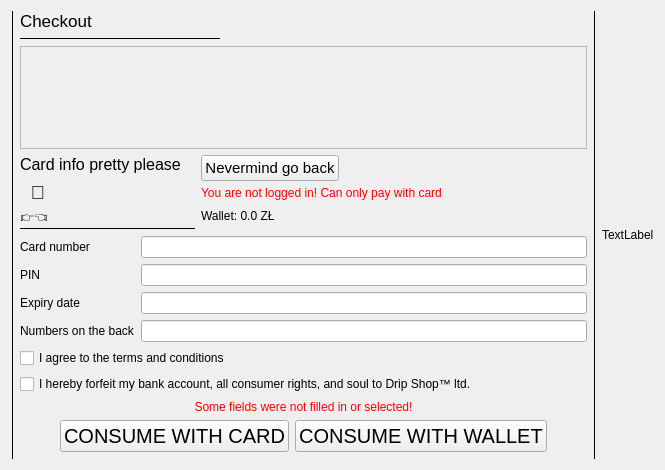
      <widget class="QWidget" name="pageCheckout">
       <layout class="QVBoxLayout" name="verticalLayout_11">
        <item>
         <layout class="QHBoxLayout" name="horizontalLayout_9">
          <item>
           <widget class="Line" name="line_17">
            <property name="frameShape">
             <enum>QFrame::Shape::VLine</enum>
            </property>
            <property name="frameShadow">
             <enum>QFrame::Shadow::Plain</enum>
            </property>
           </widget>
          </item>
          <item>
           <layout class="QVBoxLayout" name="verticalLayout_12" stretch="0,0,15,1,1,1,0,0,1">
            <item>
             <widget class="QLabel" name="labelCheckout">
              <property name="sizePolicy">
               <sizepolicy hsizetype="Preferred" vsizetype="Maximum">
                <horstretch>0</horstretch>
                <verstretch>0</verstretch>
               </sizepolicy>
              </property>
              <property name="font">
               <font>
                <pointsize>13</pointsize>
               </font>
              </property>
              <property name="frameShadow">
               <enum>QFrame::Shadow::Sunken</enum>
              </property>
              <property name="text">
               <string>Checkout</string>
              </property>
             </widget>
            </item>
            <item>
             <widget class="Line" name="line_19">
              <property name="sizePolicy">
               <sizepolicy hsizetype="Fixed" vsizetype="Fixed">
                <horstretch>0</horstretch>
                <verstretch>0</verstretch>
               </sizepolicy>
              </property>
              <property name="minimumSize">
               <size>
                <width>200</width>
                <height>0</height>
               </size>
              </property>
              <property name="frameShadow">
               <enum>QFrame::Shadow::Plain</enum>
              </property>
              <property name="orientation">
               <enum>Qt::Orientation::Horizontal</enum>
              </property>
             </widget>
            </item>
            <item>
             <widget class="QScrollArea" name="scrollAreaCheckout">
              <property name="sizePolicy">
               <sizepolicy hsizetype="Expanding" vsizetype="Expanding">
                <horstretch>0</horstretch>
                <verstretch>0</verstretch>
               </sizepolicy>
              </property>
              <property name="widgetResizable">
               <bool>true</bool>
              </property>
              <widget class="QWidget" name="scrollAreaWidgetContents_3">
               <property name="geometry">
                <rect>
                 <x>0</x>
                 <y>0</y>
                 <width>1070</width>
                 <height>161</height>
                </rect>
               </property>
              </widget>
             </widget>
            </item>
            <item>
             <layout class="QFormLayout" name="formLayout_3">
              <property name="verticalSpacing">
               <number>0</number>
              </property>
              <item row="0" column="0">
               <widget class="QLabel" name="labelCartInfo">
                <property name="sizePolicy">
                 <sizepolicy hsizetype="Preferred" vsizetype="Maximum">
                  <horstretch>0</horstretch>
                  <verstretch>0</verstretch>
                 </sizepolicy>
                </property>
                <property name="font">
                 <font>
                  <pointsize>12</pointsize>
                 </font>
                </property>
                <property name="text">
                 <string>Card info pretty please</string>
                </property>
               </widget>
              </item>
              <item row="1" column="0">
               <widget class="QLabel" name="labelCreature1">
                <property name="sizePolicy">
                 <sizepolicy hsizetype="Preferred" vsizetype="Maximum">
                  <horstretch>0</horstretch>
                  <verstretch>0</verstretch>
                 </sizepolicy>
                </property>
                <property name="font">
                 <font>
                  <pointsize>14</pointsize>
                 </font>
                </property>
                <property name="text">
                 <string>  🥺</string>
                </property>
               </widget>
              </item>
              <item row="2" column="0">
               <widget class="QLabel" name="labelCreature2">
                <property name="sizePolicy">
                 <sizepolicy hsizetype="Preferred" vsizetype="Maximum">
                  <horstretch>0</horstretch>
                  <verstretch>0</verstretch>
                 </sizepolicy>
                </property>
                <property name="font">
                 <font>
                  <pointsize>14</pointsize>
                 </font>
                </property>
                <property name="text">
                 <string>👉👈</string>
                </property>
               </widget>
              </item>
              <item row="3" column="0">
               <widget class="Line" name="line_20">
                <property name="minimumSize">
                 <size>
                  <width>175</width>
                  <height>0</height>
                 </size>
                </property>
                <property name="baseSize">
                 <size>
                  <width>0</width>
                  <height>0</height>
                 </size>
                </property>
                <property name="frameShadow">
                 <enum>QFrame::Shadow::Plain</enum>
                </property>
                <property name="orientation">
                 <enum>Qt::Orientation::Horizontal</enum>
                </property>
               </widget>
              </item>
              <item row="0" column="1">
               <layout class="QHBoxLayout" name="horizontalLayout_12">
                <item>
                 <widget class="QPushButton" name="btnCheckoutGotoCart">
                  <property name="font">
                   <font>
                    <pointsize>11</pointsize>
                    <bold>false</bold>
                   </font>
                  </property>
                  <property name="text">
                   <string>Nevermind go back</string>
                  </property>
                 </widget>
                </item>
                <item>
                 <spacer name="horizontalSpacer_9">
                  <property name="orientation">
                   <enum>Qt::Orientation::Horizontal</enum>
                  </property>
                  <property name="sizeHint" stdset="0">
                   <size>
                    <width>40</width>
                    <height>20</height>
                   </size>
                  </property>
                 </spacer>
                </item>
               </layout>
              </item>
              <item row="2" column="1">
               <widget class="QLabel" name="labelCheckoutWalletStatus">
                <property name="text">
                 <string>Wallet: 0.0 ZŁ</string>
                </property>
               </widget>
              </item>
              <item row="1" column="1">
               <widget class="QLabel" name="labelCheckoutLoggedInStatus">
                <property name="styleSheet">
                 <string notr="true">color: red;</string>
                </property>
                <property name="text">
                 <string>You are not logged in! Can only pay with card</string>
                </property>
               </widget>
              </item>
             </layout>
            </item>
            <item>
             <layout class="QFormLayout" name="formLayout_4">
              <item row="0" column="0">
               <widget class="QLabel" name="labelCardNum">
                <property name="text">
                 <string>Card number</string>
                </property>
               </widget>
              </item>
              <item row="1" column="0">
               <widget class="QLabel" name="labelPin">
                <property name="text">
                 <string>PIN</string>
                </property>
               </widget>
              </item>
              <item row="2" column="0">
               <widget class="QLabel" name="labelExpiryDate">
                <property name="text">
                 <string>Expiry date</string>
                </property>
               </widget>
              </item>
              <item row="0" column="1">
               <widget class="QLineEdit" name="lineEditCardNum"/>
              </item>
              <item row="1" column="1">
               <widget class="QLineEdit" name="lineEditPin"/>
              </item>
              <item row="2" column="1">
               <widget class="QLineEdit" name="lineEditExpiryDate"/>
              </item>
              <item row="3" column="0">
               <widget class="QLabel" name="labelNumOnBack">
                <property name="text">
                 <string>Numbers on the back</string>
                </property>
               </widget>
              </item>
              <item row="3" column="1">
               <widget class="QLineEdit" name="lineEditNumOnBack"/>
              </item>
             </layout>
            </item>
            <item>
             <layout class="QFormLayout" name="formLayout_5">
              <item row="0" column="0">
               <widget class="QCheckBox" name="checkBoxCheckoutAgree1">
                <property name="text">
                 <string>I agree to the terms and conditions</string>
                </property>
               </widget>
              </item>
              <item row="1" column="0">
               <widget class="QCheckBox" name="checkBoxCheckoutAgree2">
                <property name="text">
                 <string>I hereby forfeit my bank account, all consumer rights, and soul to Drip Shop™ ltd.</string>
                </property>
               </widget>
              </item>
             </layout>
            </item>
            <item>
             <widget class="QLabel" name="labelFieldsNotFilled">
              <property name="enabled">
               <bool>true</bool>
              </property>
              <property name="styleSheet">
               <string notr="true">color: red;</string>
              </property>
              <property name="text">
               <string>Some fields were not filled in or selected!</string>
              </property>
              <property name="alignment">
               <set>Qt::AlignmentFlag::AlignCenter</set>
              </property>
             </widget>
            </item>
            <item>
             <layout class="QHBoxLayout" name="horizontalLayout_10">
              <item>
               <spacer name="horizontalSpacer_6">
                <property name="orientation">
                 <enum>Qt::Orientation::Horizontal</enum>
                </property>
                <property name="sizeHint" stdset="0">
                 <size>
                  <width>40</width>
                  <height>20</height>
                 </size>
                </property>
               </spacer>
              </item>
              <item>
               <widget class="QPushButton" name="btnCheckoutCard">
                <property name="font">
                 <font>
                  <pointsize>15</pointsize>
                 </font>
                </property>
                <property name="text">
                 <string>CONSUME WITH CARD</string>
                </property>
               </widget>
              </item>
              <item>
               <widget class="QPushButton" name="btnCheckoutWallet">
                <property name="sizePolicy">
                 <sizepolicy hsizetype="Minimum" vsizetype="Minimum">
                  <horstretch>0</horstretch>
                  <verstretch>0</verstretch>
                 </sizepolicy>
                </property>
                <property name="font">
                 <font>
                  <pointsize>15</pointsize>
                 </font>
                </property>
                <property name="text">
                 <string>CONSUME WITH WALLET</string>
                </property>
               </widget>
              </item>
              <item>
               <spacer name="horizontalSpacer_7">
                <property name="orientation">
                 <enum>Qt::Orientation::Horizontal</enum>
                </property>
                <property name="sizeHint" stdset="0">
                 <size>
                  <width>40</width>
                  <height>20</height>
                 </size>
                </property>
               </spacer>
              </item>
             </layout>
            </item>
            <item>
             <spacer name="verticalSpacer_4">
              <property name="orientation">
               <enum>Qt::Orientation::Vertical</enum>
              </property>
              <property name="sizeHint" stdset="0">
               <size>
                <width>20</width>
                <height>40</height>
               </size>
              </property>
             </spacer>
            </item>
           </layout>
          </item>
          <item>
           <widget class="Line" name="line_18">
            <property name="frameShape">
             <enum>QFrame::Shape::VLine</enum>
            </property>
            <property name="frameShadow">
             <enum>QFrame::Shadow::Plain</enum>
            </property>
           </widget>
          </item>
          <item>
           <widget class="QLabel" name="labelCheckoutAd1">
            <property name="text">
             <string>TextLabel</string>
            </property>
           </widget>
          </item>
         </layout>
        </item>
       </layout>
      </widget>
